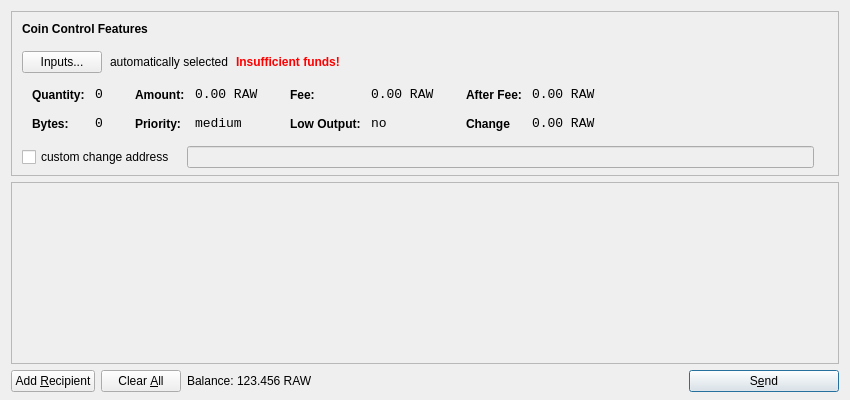
<?xml version="1.0" encoding="UTF-8"?>
<ui version="4.0">
 <class>SendCoinsDialog</class>
 <widget class="QDialog" name="SendCoinsDialog">
  <property name="geometry">
   <rect>
    <x>0</x>
    <y>0</y>
    <width>850</width>
    <height>400</height>
   </rect>
  </property>
  <property name="windowTitle">
   <string>Send Coins</string>
  </property>
  <layout class="QVBoxLayout" name="verticalLayout" stretch="0,1,0">
   <property name="bottomMargin">
    <number>8</number>
   </property>
   <item>
    <widget class="QFrame" name="frameCoinControl">
     <property name="sizePolicy">
      <sizepolicy hsizetype="Expanding" vsizetype="Expanding">
       <horstretch>0</horstretch>
       <verstretch>0</verstretch>
      </sizepolicy>
     </property>
     <property name="maximumSize">
      <size>
       <width>16777215</width>
       <height>16777215</height>
      </size>
     </property>
     <property name="frameShape">
      <enum>QFrame::StyledPanel</enum>
     </property>
     <property name="frameShadow">
      <enum>QFrame::Sunken</enum>
     </property>
     <layout class="QVBoxLayout" name="verticalLayoutCoinControl2">
      <property name="spacing">
       <number>-1</number>
      </property>
      <property name="leftMargin">
       <number>0</number>
      </property>
      <property name="topMargin">
       <number>0</number>
      </property>
      <property name="rightMargin">
       <number>0</number>
      </property>
      <property name="bottomMargin">
       <number>6</number>
      </property>
      <item>
       <layout class="QVBoxLayout" name="verticalLayoutCoinControl" stretch="0,0,0,0,1">
        <property name="spacing">
         <number>0</number>
        </property>
        <property name="leftMargin">
         <number>10</number>
        </property>
        <property name="topMargin">
         <number>10</number>
        </property>
        <item>
         <layout class="QHBoxLayout" name="horizontalLayoutCoinControl1">
          <property name="bottomMargin">
           <number>15</number>
          </property>
          <item>
           <widget class="QLabel" name="labelCoinControlFeatures">
            <property name="sizePolicy">
             <sizepolicy hsizetype="Preferred" vsizetype="Maximum">
              <horstretch>0</horstretch>
              <verstretch>0</verstretch>
             </sizepolicy>
            </property>
            <property name="font">
             <font>
              <weight>75</weight>
              <bold>true</bold>
             </font>
            </property>
            <property name="styleSheet">
             <string notr="true">font-weight:bold;</string>
            </property>
            <property name="text">
             <string>Coin Control Features</string>
            </property>
           </widget>
          </item>
         </layout>
        </item>
        <item>
         <layout class="QHBoxLayout" name="horizontalLayoutCoinControl2" stretch="0,0,0,0">
          <property name="spacing">
           <number>8</number>
          </property>
          <property name="bottomMargin">
           <number>10</number>
          </property>
          <item>
           <widget class="QPushButton" name="pushButtonCoinControl">
            <property name="styleSheet">
             <string notr="true"/>
            </property>
            <property name="text">
             <string>Inputs...</string>
            </property>
           </widget>
          </item>
          <item>
           <widget class="QLabel" name="labelCoinControlAutomaticallySelected">
            <property name="text">
             <string>automatically selected</string>
            </property>
            <property name="margin">
             <number>5</number>
            </property>
           </widget>
          </item>
          <item>
           <widget class="QLabel" name="labelCoinControlInsuffFunds">
            <property name="font">
             <font>
              <weight>75</weight>
              <bold>true</bold>
             </font>
            </property>
            <property name="styleSheet">
             <string notr="true">color:red;font-weight:bold;</string>
            </property>
            <property name="text">
             <string>Insufficient funds!</string>
            </property>
            <property name="margin">
             <number>5</number>
            </property>
           </widget>
          </item>
          <item>
           <spacer name="horizontalSpacerCoinControl">
            <property name="orientation">
             <enum>Qt::Horizontal</enum>
            </property>
            <property name="sizeHint" stdset="0">
             <size>
              <width>40</width>
              <height>1</height>
             </size>
            </property>
           </spacer>
          </item>
         </layout>
        </item>
        <item>
         <widget class="QWidget" name="widgetCoinControl" native="true">
          <property name="sizePolicy">
           <sizepolicy hsizetype="Preferred" vsizetype="Preferred">
            <horstretch>0</horstretch>
            <verstretch>0</verstretch>
           </sizepolicy>
          </property>
          <property name="minimumSize">
           <size>
            <width>0</width>
            <height>0</height>
           </size>
          </property>
          <property name="styleSheet">
           <string notr="true"/>
          </property>
          <layout class="QHBoxLayout" name="horizontalLayoutCoinControl5">
           <property name="margin">
            <number>0</number>
           </property>
           <item>
            <layout class="QHBoxLayout" name="horizontalLayoutCoinControl3" stretch="0,0,0,1">
             <property name="spacing">
              <number>20</number>
             </property>
             <property name="topMargin">
              <number>0</number>
             </property>
             <property name="bottomMargin">
              <number>10</number>
             </property>
             <item>
              <layout class="QFormLayout" name="formLayoutCoinControl1">
               <property name="horizontalSpacing">
                <number>10</number>
               </property>
               <property name="verticalSpacing">
                <number>14</number>
               </property>
               <property name="leftMargin">
                <number>10</number>
               </property>
               <property name="topMargin">
                <number>4</number>
               </property>
               <property name="rightMargin">
                <number>6</number>
               </property>
               <item row="0" column="0">
                <widget class="QLabel" name="labelCoinControlQuantityText">
                 <property name="styleSheet">
                  <string notr="true">font-weight:bold;</string>
                 </property>
                 <property name="text">
                  <string>Quantity:</string>
                 </property>
                 <property name="margin">
                  <number>0</number>
                 </property>
                </widget>
               </item>
               <item row="0" column="1">
                <widget class="QLabel" name="labelCoinControlQuantity">
                 <property name="font">
                  <font>
                   <family>Monospace</family>
                   <pointsize>10</pointsize>
                  </font>
                 </property>
                 <property name="cursor">
                  <cursorShape>IBeamCursor</cursorShape>
                 </property>
                 <property name="contextMenuPolicy">
                  <enum>Qt::ActionsContextMenu</enum>
                 </property>
                 <property name="text">
                  <string>0</string>
                 </property>
                 <property name="margin">
                  <number>0</number>
                 </property>
                 <property name="textInteractionFlags">
                  <set>Qt::LinksAccessibleByMouse|Qt::TextSelectableByKeyboard|Qt::TextSelectableByMouse</set>
                 </property>
                </widget>
               </item>
               <item row="1" column="0">
                <widget class="QLabel" name="labelCoinControlBytesText">
                 <property name="styleSheet">
                  <string notr="true">font-weight:bold;</string>
                 </property>
                 <property name="text">
                  <string>Bytes:</string>
                 </property>
                </widget>
               </item>
               <item row="1" column="1">
                <widget class="QLabel" name="labelCoinControlBytes">
                 <property name="font">
                  <font>
                   <family>Monospace</family>
                   <pointsize>10</pointsize>
                  </font>
                 </property>
                 <property name="cursor">
                  <cursorShape>IBeamCursor</cursorShape>
                 </property>
                 <property name="contextMenuPolicy">
                  <enum>Qt::ActionsContextMenu</enum>
                 </property>
                 <property name="text">
                  <string>0</string>
                 </property>
                 <property name="textInteractionFlags">
                  <set>Qt::LinksAccessibleByMouse|Qt::TextSelectableByKeyboard|Qt::TextSelectableByMouse</set>
                 </property>
                </widget>
               </item>
              </layout>
             </item>
             <item>
              <layout class="QFormLayout" name="formLayoutCoinControl2">
               <property name="horizontalSpacing">
                <number>10</number>
               </property>
               <property name="verticalSpacing">
                <number>14</number>
               </property>
               <property name="leftMargin">
                <number>6</number>
               </property>
               <property name="topMargin">
                <number>4</number>
               </property>
               <property name="rightMargin">
                <number>6</number>
               </property>
               <item row="0" column="0">
                <widget class="QLabel" name="labelCoinControlAmountText">
                 <property name="styleSheet">
                  <string notr="true">font-weight:bold;</string>
                 </property>
                 <property name="text">
                  <string>Amount:</string>
                 </property>
                 <property name="margin">
                  <number>0</number>
                 </property>
                </widget>
               </item>
               <item row="0" column="1">
                <widget class="QLabel" name="labelCoinControlAmount">
                 <property name="font">
                  <font>
                   <family>Monospace</family>
                   <pointsize>10</pointsize>
                  </font>
                 </property>
                 <property name="cursor">
                  <cursorShape>IBeamCursor</cursorShape>
                 </property>
                 <property name="contextMenuPolicy">
                  <enum>Qt::ActionsContextMenu</enum>
                 </property>
                 <property name="text">
                  <string>0.00 RAW</string>
                 </property>
                 <property name="textInteractionFlags">
                  <set>Qt::LinksAccessibleByMouse|Qt::TextSelectableByKeyboard|Qt::TextSelectableByMouse</set>
                 </property>
                </widget>
               </item>
               <item row="1" column="0">
                <widget class="QLabel" name="labelCoinControlPriorityText">
                 <property name="styleSheet">
                  <string notr="true">font-weight:bold;</string>
                 </property>
                 <property name="text">
                  <string>Priority:</string>
                 </property>
                </widget>
               </item>
               <item row="1" column="1">
                <widget class="QLabel" name="labelCoinControlPriority">
                 <property name="font">
                  <font>
                   <family>Monospace</family>
                   <pointsize>10</pointsize>
                  </font>
                 </property>
                 <property name="cursor">
                  <cursorShape>IBeamCursor</cursorShape>
                 </property>
                 <property name="contextMenuPolicy">
                  <enum>Qt::ActionsContextMenu</enum>
                 </property>
                 <property name="text">
                  <string>medium</string>
                 </property>
                 <property name="textInteractionFlags">
                  <set>Qt::LinksAccessibleByMouse|Qt::TextSelectableByKeyboard|Qt::TextSelectableByMouse</set>
                 </property>
                </widget>
               </item>
              </layout>
             </item>
             <item>
              <layout class="QFormLayout" name="formLayoutCoinControl3">
               <property name="horizontalSpacing">
                <number>10</number>
               </property>
               <property name="verticalSpacing">
                <number>14</number>
               </property>
               <property name="leftMargin">
                <number>6</number>
               </property>
               <property name="topMargin">
                <number>4</number>
               </property>
               <property name="rightMargin">
                <number>6</number>
               </property>
               <item row="0" column="0">
                <widget class="QLabel" name="labelCoinControlFeeText">
                 <property name="styleSheet">
                  <string notr="true">font-weight:bold;</string>
                 </property>
                 <property name="text">
                  <string>Fee:</string>
                 </property>
                 <property name="margin">
                  <number>0</number>
                 </property>
                </widget>
               </item>
               <item row="0" column="1">
                <widget class="QLabel" name="labelCoinControlFee">
                 <property name="font">
                  <font>
                   <family>Monospace</family>
                   <pointsize>10</pointsize>
                  </font>
                 </property>
                 <property name="cursor">
                  <cursorShape>IBeamCursor</cursorShape>
                 </property>
                 <property name="contextMenuPolicy">
                  <enum>Qt::ActionsContextMenu</enum>
                 </property>
                 <property name="text">
                  <string>0.00 RAW</string>
                 </property>
                 <property name="textInteractionFlags">
                  <set>Qt::LinksAccessibleByMouse|Qt::TextSelectableByKeyboard|Qt::TextSelectableByMouse</set>
                 </property>
                </widget>
               </item>
               <item row="1" column="0">
                <widget class="QLabel" name="labelCoinControlLowOutputText">
                 <property name="styleSheet">
                  <string notr="true">font-weight:bold;</string>
                 </property>
                 <property name="text">
                  <string>Low Output:</string>
                 </property>
                </widget>
               </item>
               <item row="1" column="1">
                <widget class="QLabel" name="labelCoinControlLowOutput">
                 <property name="font">
                  <font>
                   <family>Monospace</family>
                   <pointsize>10</pointsize>
                  </font>
                 </property>
                 <property name="cursor">
                  <cursorShape>IBeamCursor</cursorShape>
                 </property>
                 <property name="contextMenuPolicy">
                  <enum>Qt::ActionsContextMenu</enum>
                 </property>
                 <property name="text">
                  <string>no</string>
                 </property>
                 <property name="textInteractionFlags">
                  <set>Qt::LinksAccessibleByMouse|Qt::TextSelectableByKeyboard|Qt::TextSelectableByMouse</set>
                 </property>
                </widget>
               </item>
              </layout>
             </item>
             <item>
              <layout class="QFormLayout" name="formLayoutCoinControl4">
               <property name="horizontalSpacing">
                <number>10</number>
               </property>
               <property name="verticalSpacing">
                <number>14</number>
               </property>
               <property name="leftMargin">
                <number>6</number>
               </property>
               <property name="topMargin">
                <number>4</number>
               </property>
               <property name="rightMargin">
                <number>6</number>
               </property>
               <item row="0" column="0">
                <widget class="QLabel" name="labelCoinControlAfterFeeText">
                 <property name="styleSheet">
                  <string notr="true">font-weight:bold;</string>
                 </property>
                 <property name="text">
                  <string>After Fee:</string>
                 </property>
                 <property name="margin">
                  <number>0</number>
                 </property>
                </widget>
               </item>
               <item row="0" column="1">
                <widget class="QLabel" name="labelCoinControlAfterFee">
                 <property name="font">
                  <font>
                   <family>Monospace</family>
                   <pointsize>10</pointsize>
                  </font>
                 </property>
                 <property name="cursor">
                  <cursorShape>IBeamCursor</cursorShape>
                 </property>
                 <property name="contextMenuPolicy">
                  <enum>Qt::ActionsContextMenu</enum>
                 </property>
                 <property name="text">
                  <string>0.00 RAW</string>
                 </property>
                 <property name="textInteractionFlags">
                  <set>Qt::LinksAccessibleByMouse|Qt::TextSelectableByKeyboard|Qt::TextSelectableByMouse</set>
                 </property>
                </widget>
               </item>
               <item row="1" column="0">
                <widget class="QLabel" name="labelCoinControlChangeText">
                 <property name="styleSheet">
                  <string notr="true">font-weight:bold;</string>
                 </property>
                 <property name="text">
                  <string>Change</string>
                 </property>
                </widget>
               </item>
               <item row="1" column="1">
                <widget class="QLabel" name="labelCoinControlChange">
                 <property name="font">
                  <font>
                   <family>Monospace</family>
                   <pointsize>10</pointsize>
                  </font>
                 </property>
                 <property name="cursor">
                  <cursorShape>IBeamCursor</cursorShape>
                 </property>
                 <property name="contextMenuPolicy">
                  <enum>Qt::ActionsContextMenu</enum>
                 </property>
                 <property name="text">
                  <string>0.00 RAW</string>
                 </property>
                 <property name="textInteractionFlags">
                  <set>Qt::LinksAccessibleByMouse|Qt::TextSelectableByKeyboard|Qt::TextSelectableByMouse</set>
                 </property>
                </widget>
               </item>
              </layout>
             </item>
            </layout>
           </item>
          </layout>
         </widget>
        </item>
        <item>
         <layout class="QHBoxLayout" name="horizontalLayoutCoinControl4" stretch="0,0,0">
          <property name="spacing">
           <number>12</number>
          </property>
          <property name="sizeConstraint">
           <enum>QLayout::SetDefaultConstraint</enum>
          </property>
          <property name="topMargin">
           <number>5</number>
          </property>
          <property name="rightMargin">
           <number>5</number>
          </property>
          <item>
           <widget class="QCheckBox" name="checkBoxCoinControlChange">
            <property name="text">
             <string>custom change address</string>
            </property>
           </widget>
          </item>
          <item>
           <widget class="QLineEdit" name="lineEditCoinControlChange">
            <property name="enabled">
             <bool>false</bool>
            </property>
            <property name="sizePolicy">
             <sizepolicy hsizetype="Expanding" vsizetype="Fixed">
              <horstretch>0</horstretch>
              <verstretch>0</verstretch>
             </sizepolicy>
            </property>
           </widget>
          </item>
          <item>
           <widget class="QLabel" name="labelCoinControlChangeLabel">
            <property name="sizePolicy">
             <sizepolicy hsizetype="Preferred" vsizetype="Expanding">
              <horstretch>0</horstretch>
              <verstretch>0</verstretch>
             </sizepolicy>
            </property>
            <property name="minimumSize">
             <size>
              <width>0</width>
              <height>0</height>
             </size>
            </property>
            <property name="text">
             <string/>
            </property>
            <property name="margin">
             <number>3</number>
            </property>
           </widget>
          </item>
         </layout>
        </item>
        <item>
         <spacer name="verticalSpacerCoinControl">
          <property name="orientation">
           <enum>Qt::Vertical</enum>
          </property>
          <property name="sizeHint" stdset="0">
           <size>
            <width>800</width>
            <height>1</height>
           </size>
          </property>
         </spacer>
        </item>
       </layout>
      </item>
     </layout>
    </widget>
   </item>
   <item>
    <widget class="QScrollArea" name="scrollArea">
     <property name="widgetResizable">
      <bool>true</bool>
     </property>
     <widget class="QWidget" name="scrollAreaWidgetContents">
      <property name="geometry">
       <rect>
        <x>0</x>
        <y>0</y>
        <width>830</width>
        <height>165</height>
       </rect>
      </property>
      <layout class="QVBoxLayout" name="verticalLayout_2">
       <property name="margin">
        <number>0</number>
       </property>
       <item>
        <layout class="QVBoxLayout" name="entries">
         <property name="spacing">
          <number>6</number>
         </property>
        </layout>
       </item>
       <item>
        <spacer name="verticalSpacer">
         <property name="orientation">
          <enum>Qt::Vertical</enum>
         </property>
         <property name="sizeHint" stdset="0">
          <size>
           <width>20</width>
           <height>40</height>
          </size>
         </property>
        </spacer>
       </item>
      </layout>
     </widget>
    </widget>
   </item>
   <item>
    <layout class="QHBoxLayout" name="horizontalLayout">
     <item>
      <widget class="QPushButton" name="addButton">
       <property name="toolTip">
        <string>Send to multiple recipients at once</string>
       </property>
       <property name="text">
        <string>Add &amp;Recipient</string>
       </property>
       <property name="icon">
        <iconset resource="../bitcoin.qrc">
         <normaloff>:/icons/add</normaloff>:/icons/add</iconset>
       </property>
       <property name="autoDefault">
        <bool>false</bool>
       </property>
      </widget>
     </item>
     <item>
      <widget class="QPushButton" name="clearButton">
       <property name="sizePolicy">
        <sizepolicy hsizetype="Minimum" vsizetype="Fixed">
         <horstretch>0</horstretch>
         <verstretch>0</verstretch>
        </sizepolicy>
       </property>
       <property name="toolTip">
        <string>Remove all transaction fields</string>
       </property>
       <property name="text">
        <string>Clear &amp;All</string>
       </property>
       <property name="icon">
        <iconset resource="../bitcoin.qrc">
         <normaloff>:/icons/remove</normaloff>:/icons/remove</iconset>
       </property>
       <property name="autoRepeatDelay">
        <number>300</number>
       </property>
       <property name="autoDefault">
        <bool>false</bool>
       </property>
      </widget>
     </item>
     <item>
      <layout class="QHBoxLayout" name="horizontalLayout_2">
       <property name="spacing">
        <number>3</number>
       </property>
       <item>
        <widget class="QLabel" name="label">
         <property name="sizePolicy">
          <sizepolicy hsizetype="Preferred" vsizetype="Fixed">
           <horstretch>0</horstretch>
           <verstretch>0</verstretch>
          </sizepolicy>
         </property>
         <property name="text">
          <string>Balance:</string>
         </property>
        </widget>
       </item>
       <item>
        <widget class="QLabel" name="labelBalance">
         <property name="sizePolicy">
          <sizepolicy hsizetype="Preferred" vsizetype="Fixed">
           <horstretch>0</horstretch>
           <verstretch>0</verstretch>
          </sizepolicy>
         </property>
         <property name="cursor">
          <cursorShape>IBeamCursor</cursorShape>
         </property>
         <property name="text">
          <string>123.456 RAW</string>
         </property>
         <property name="textInteractionFlags">
          <set>Qt::LinksAccessibleByMouse|Qt::TextSelectableByKeyboard|Qt::TextSelectableByMouse</set>
         </property>
        </widget>
       </item>
      </layout>
     </item>
     <item>
      <spacer name="horizontalSpacer">
       <property name="orientation">
        <enum>Qt::Horizontal</enum>
       </property>
       <property name="sizeHint" stdset="0">
        <size>
         <width>40</width>
         <height>20</height>
        </size>
       </property>
      </spacer>
     </item>
     <item>
      <widget class="QPushButton" name="sendButton">
       <property name="minimumSize">
        <size>
         <width>150</width>
         <height>0</height>
        </size>
       </property>
       <property name="toolTip">
        <string>Confirm the send action</string>
       </property>
       <property name="text">
        <string>S&amp;end</string>
       </property>
       <property name="icon">
        <iconset resource="../bitcoin.qrc">
         <normaloff>:/icons/send</normaloff>:/icons/send</iconset>
       </property>
       <property name="default">
        <bool>true</bool>
       </property>
      </widget>
     </item>
    </layout>
   </item>
  </layout>
 </widget>
 <resources>
  <include location="../bitcoin.qrc"/>
 </resources>
 <connections/>
</ui>
